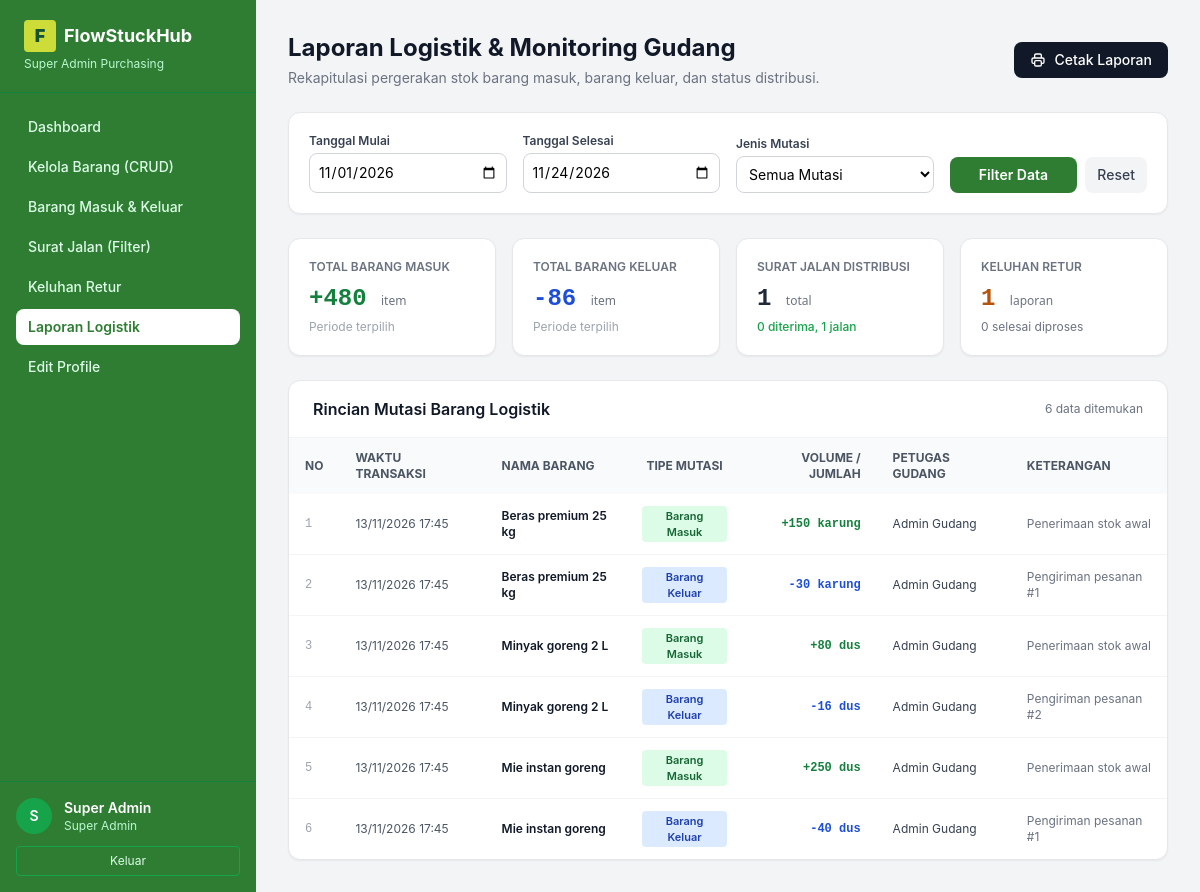
Screenshot of /super_admin/laporan.php (signed in) with the database file from the repository.
### tables this page shows
CREATE TABLE mutasi (
  id         INT AUTO_INCREMENT PRIMARY KEY,
  barang_id  INT          NOT NULL,
  user_id    INT          NOT NULL,
  jenis      ENUM('masuk','keluar') NOT NULL,
  jumlah     INT          NOT NULL,
  catatan    VARCHAR(255) NULL,
  created_at TIMESTAMP    DEFAULT CURRENT_TIMESTAMP,
  FOREIGN KEY (barang_id) REFERENCES barang(id) ON DELETE CASCADE,
  FOREIGN KEY (user_id)   REFERENCES users(id)
);

CREATE TABLE barang (
  id          INT AUTO_INCREMENT PRIMARY KEY,
  nama        VARCHAR(120) NOT NULL,
  deskripsi   TEXT         NULL,
  satuan      VARCHAR(30)  NOT NULL DEFAULT 'dus',
  stok        INT          NOT NULL DEFAULT 0,
  gambar      VARCHAR(255) NULL,
  created_at  TIMESTAMP    DEFAULT CURRENT_TIMESTAMP
);

CREATE TABLE users (
  id            INT AUTO_INCREMENT PRIMARY KEY,
  nama_lengkap  VARCHAR(100)  NOT NULL,
  email         VARCHAR(100)  NOT NULL UNIQUE,
  username      VARCHAR(50)   NOT NULL UNIQUE,
  password      VARCHAR(255)  NOT NULL,
  role          ENUM('user','admin','super_admin') NOT NULL DEFAULT 'user',
  alamat        VARCHAR(255)  NULL,
  no_hp         VARCHAR(20)   NULL,
  reset_token   VARCHAR(64)   NULL,
  reset_expires DATETIME      NULL,
  foto_profil   VARCHAR(255)  NULL,
  created_at    TIMESTAMP     DEFAULT CURRENT_TIMESTAMP
);

### includes/auth.php (called while the page is built, shortened)
<?php
function user() { return $_SESSION['user'] ?? null; }

### super_admin/laporan.php (the view, shortened to what this page needs)
<?php
require_once __DIR__ . '/../includes/auth.php';
$u = user();
$tgl_mulai   = $_GET['tgl_mulai'] ?? date('Y-m-01');
$tgl_selesai = $_GET['tgl_selesai'] ?? date('Y-m-d');
$jenis       = $_GET['jenis'] ?? 'semua';
$startDate = $tgl_mulai . ' 00:00:00';
$endDate   = $tgl_selesai . ' 23:59:59';
$stSummary = $pdo->prepare('
    SELECT
        COALESCE(SUM(CASE WHEN jenis = "masuk" THEN jumlah ELSE 0 END), 0) AS total_masuk,
        COALESCE(SUM(CASE WHEN jenis = "keluar" THEN jumlah ELSE 0 END), 0) AS total_keluar,
        COUNT(*) AS total_transaksi
    FROM mutasi
    WHERE created_at BETWEEN ? AND ?
');
$stSummary->execute([$startDate, $endDate]);
$summary = $stSummary->fetch();
$stSJ = $pdo->prepare('
    SELECT
        COUNT(*) AS total_sj,
        COALESCE(SUM(CASE WHEN status = "diterima" THEN 1 ELSE 0 END), 0) AS sj_diterima,
        COALESCE(SUM(CASE WHEN status = "dikirim" THEN 1 ELSE 0 END), 0) AS sj_dikirim
    FROM surat_jalan
    WHERE created_at BETWEEN ? AND ?
');
$stSJ->execute([$startDate, $endDate]);
$summarySJ = $stSJ->fetch();
$stRetur = $pdo->prepare('
    SELECT
        COUNT(*) AS total_retur,
        COALESCE(SUM(CASE WHEN status = "selesai" THEN 1 ELSE 0 END), 0) AS retur_selesai,
        COALESCE(SUM(CASE WHEN status = "baru" THEN 1 ELSE 0 END), 0) AS retur_baru
    FROM retur
    WHERE created_at BETWEEN ? AND ?
');
$stRetur->execute([$startDate, $endDate]);
$summaryRetur = $stRetur->fetch();
$sqlMutasi = '
    SELECT m.*, b.nama AS nama_barang, b.satuan, u.nama_lengkap AS nama_petugas
    FROM mutasi m
    JOIN barang b ON b.id = m.barang_id
    JOIN users u ON u.id = m.user_id
    WHERE m.created_at BETWEEN ? AND ?
';
$params = [$startDate, $endDate];
$sqlMutasi .= ' ORDER BY m.created_at DESC';
$stList = $pdo->prepare($sqlMutasi);
$stList->execute($params);
$rows = $stList->fetchAll();
?>
<!doctype html>
<html lang="id">
<head>
  <script src="https://cdn.tailwindcss.com"></script>
</head>
<body class="bg-gray-100 min-h-screen flex">
<aside class="w-64 min-h-screen flex flex-col flex-shrink-0 no-print" style="background:#2E7D32">
  <div class="px-6 py-5 border-b border-green-700">
    <a href="<?= BASE ?>dashboard.php" class="flex items-center gap-2 text-white font-bold text-lg no-underline">
      <span class="w-8 h-8 rounded flex items-center justify-center font-black text-green-900" style="background:#CDDC39">F</span>
      FlowStuckHub
    </a>
    <p class="text-green-200 text-xs mt-1">Super Admin Purchasing</p>
  </div>
  <nav class="flex-1 px-4 py-4 flex flex-col gap-1">
    <a href="<?= BASE ?>dashboard.php" class="flex items-center gap-2 px-3 py-2 rounded-lg text-sm font-medium text-green-100 hover:bg-green-700 transition">
      Dashboard
    </a>
    <a href="<?= BASE ?>super_admin/barang.php" class="flex items-center gap-2 px-3 py-2 rounded-lg text-sm font-medium text-green-100 hover:bg-green-700 transition">
      Kelola Barang (CRUD)
    </a>
    <a href="<?= BASE ?>admin/update-barang.php" class="flex items-center gap-2 px-3 py-2 rounded-lg text-sm font-medium text-green-100 hover:bg-green-700 transition">
      Barang Masuk & Keluar
    </a>
    <a href="<?= BASE ?>admin/surat-jalan.php" class="flex items-center gap-2 px-3 py-2 rounded-lg text-sm font-medium text-green-100 hover:bg-green-700 transition">
      Surat Jalan (Filter)
    </a>
    <a href="<?= BASE ?>super_admin/retur.php" class="flex items-center gap-2 px-3 py-2 rounded-lg text-sm font-medium text-green-100 hover:bg-green-700 transition">
      Keluhan Retur
    </a>
    <a href="<?= BASE ?>super_admin/laporan.php" class="flex items-center gap-2 px-3 py-2 rounded-lg text-sm font-semibold bg-white text-[#2E7D32] transition">
      Laporan Logistik
    </a>
    <a href="<?= BASE ?>profile.php" class="flex items-center gap-2 px-3 py-2 rounded-lg text-sm font-medium text-green-100 hover:bg-green-700 transition">
      Edit Profile
    </a>
  </nav>
  <div class="px-4 py-4 border-t border-green-700">
    <div class="flex items-center gap-3 mb-3">
      <span class="inline-flex items-center justify-center w-9 h-9 rounded-full bg-green-600 text-white font-semibold text-sm">
        <?= htmlspecialchars(mb_strtoupper(mb_substr($u['nama'] ?? 'S', 0, 1))) ?>
      </span>
      <div class="min-w-0">
        <p class="text-sm font-semibold text-white truncate"><?= htmlspecialchars($u['nama']) ?></p>
        <p class="text-xs text-green-200">Super Admin</p>
      </div>
    </div>
    <a href="<?= BASE ?>logout.php" class="block w-full text-center py-1.5 px-3 rounded text-xs text-green-100 border border-green-600 hover:bg-green-700 transition">
      Keluar
    </a>
  </div>
</aside>
<main class="flex-1 p-8 overflow-y-auto">
  <div class="max-w-6xl mx-auto">
    <div class="flex flex-col sm:flex-row items-start sm:items-center justify-between gap-4 mb-6 no-print">
      <div>
        <h1 class="text-2xl font-bold text-gray-900">Laporan Logistik & Monitoring Gudang</h1>
        <p class="text-sm text-gray-500 mt-1">Rekapitulasi pergerakan stok barang masuk, barang keluar, dan status distribusi.</p>
      </div>
      <button onclick="window.print()" class="inline-flex items-center gap-2 px-4 py-2 bg-gray-900 text-white text-sm font-medium rounded-lg hover:bg-gray-800 transition">
        Cetak Laporan
      </button>
    </div>
    <div class="bg-white p-5 rounded-xl shadow-sm border border-gray-200 mb-6 no-print">
      <form method="get" class="grid grid-cols-1 sm:grid-cols-4 gap-4 items-end">
        <div>
          <label class="block text-xs font-semibold text-gray-700 mb-1">Tanggal Mulai</label>
          <input type="date" name="tgl_mulai" value="<?= htmlspecialchars($tgl_mulai) ?>" class="w-full text-sm border border-gray-300 rounded-lg p-2 focus:ring-2 focus:ring-green-600 focus:outline-none">
        </div>
        <div>
          <label class="block text-xs font-semibold text-gray-700 mb-1">Tanggal Selesai</label>
          <input type="date" name="tgl_selesai" value="<?= htmlspecialchars($tgl_selesai) ?>" class="w-full text-sm border border-gray-300 rounded-lg p-2 focus:ring-2 focus:ring-green-600 focus:outline-none">
        </div>
        <div>
          <label class="block text-xs font-semibold text-gray-700 mb-1">Jenis Mutasi</label>
          <select name="jenis" class="w-full text-sm border border-gray-300 rounded-lg p-2 bg-white focus:ring-2 focus:ring-green-600 focus:outline-none">
            <option value="semua" <?= $jenis === 'semua' ? 'selected' : '' ?>>Semua Mutasi</option>
          </select>
        </div>
        <div class="flex gap-2">
          <button type="submit" class="w-full py-2 px-4 bg-[#2E7D32] text-white text-sm font-semibold rounded-lg hover:bg-green-800 transition">
            Filter Data
          </button>
          <a href="<?= BASE ?>super_admin/laporan.php" class="py-2 px-3 text-center bg-gray-100 text-gray-700 text-sm font-medium rounded-lg hover:bg-gray-200 transition">
            Reset
          </a>
        </div>
      </form>
    </div>
    <div class="grid grid-cols-1 sm:grid-cols-2 lg:grid-cols-4 gap-4 mb-6">
      <div class="bg-white p-5 rounded-xl shadow-sm border border-gray-200">
        <p class="text-xs font-semibold text-gray-500 uppercase">Total Barang Masuk</p>
        <p class="text-2xl font-bold text-green-700 mt-2 font-mono">+<?= number_format((float)$summary['total_masuk'], 0, ',', '.') ?> <span class="text-xs font-sans text-gray-500 font-normal">item</span></p>
        <p class="text-xs text-gray-400 mt-1">Periode terpilih</p>
      </div>
      <div class="bg-white p-5 rounded-xl shadow-sm border border-gray-200">
        <p class="text-xs font-semibold text-gray-500 uppercase">Total Barang Keluar</p>
        <p class="text-2xl font-bold text-blue-700 mt-2 font-mono">-<?= number_format((float)$summary['total_keluar'], 0, ',', '.') ?> <span class="text-xs font-sans text-gray-500 font-normal">item</span></p>
        <p class="text-xs text-gray-400 mt-1">Periode terpilih</p>
      </div>
      <div class="bg-white p-5 rounded-xl shadow-sm border border-gray-200">
        <p class="text-xs font-semibold text-gray-500 uppercase">Surat Jalan Distribusi</p>
        <p class="text-2xl font-bold text-gray-800 mt-2 font-mono"><?= (int)$summarySJ['total_sj'] ?> <span class="text-xs font-sans text-gray-500 font-normal">total</span></p>
        <p class="text-xs text-green-600 mt-1 font-medium"><?= (int)$summarySJ['sj_diterima'] ?> diterima, <?= (int)$summarySJ['sj_dikirim'] ?> jalan</p>
      </div>
      <div class="bg-white p-5 rounded-xl shadow-sm border border-gray-200">
        <p class="text-xs font-semibold text-gray-500 uppercase">Keluhan Retur</p>
        <p class="text-2xl font-bold text-amber-700 mt-2 font-mono"><?= (int)$summaryRetur['total_retur'] ?> <span class="text-xs font-sans text-gray-500 font-normal">laporan</span></p>
        <p class="text-xs text-gray-500 mt-1"><?= (int)$summaryRetur['retur_selesai'] ?> selesai diproses</p>
      </div>
    </div>
    <div class="bg-white rounded-xl shadow-sm border border-gray-200 overflow-hidden">
      <div class="px-6 py-4 border-b border-gray-100 flex items-center justify-between">
        <h2 class="text-base font-semibold text-gray-900">Rincian Mutasi Barang Logistik</h2>
        <span class="text-xs text-gray-500"><?= count($rows) ?> data ditemukan</span>
      </div>
      <div class="overflow-x-auto">
        <table class="w-full text-left text-sm">
          <thead class="bg-gray-50 text-gray-600 text-xs uppercase font-semibold">
            <tr>
              <th class="py-3 px-4">No</th>
              <th class="py-3 px-4">Waktu Transaksi</th>
              <th class="py-3 px-4">Nama Barang</th>
              <th class="py-3 px-4 text-center">Tipe Mutasi</th>
              <th class="py-3 px-4 text-right">Volume / Jumlah</th>
              <th class="py-3 px-4">Petugas Gudang</th>
              <th class="py-3 px-4">Keterangan</th>
            </tr>
          </thead>
          <tbody class="divide-y divide-gray-100 text-xs">
            <?php if ($rows): ?>
              <?php foreach ($rows as $idx => $r): ?>
                <tr class="hover:bg-gray-50">
                  <td class="py-3 px-4 text-gray-400 font-mono"><?= $idx + 1 ?></td>
                  <td class="py-3 px-4 whitespace-nowrap text-gray-600">
                    <?= htmlspecialchars(date('d/m/Y H:i', strtotime($r['created_at']))) ?>
                  </td>
                  <td class="py-3 px-4 font-semibold text-gray-900">
                    <?= htmlspecialchars($r['nama_barang']) ?>
                  </td>
                  <td class="py-3 px-4 text-center">
                    <?php if ($r['jenis'] === 'masuk'): ?>
                      <span class="inline-flex items-center px-2 py-0.5 rounded text-[11px] font-semibold bg-green-100 text-green-800">
                        Barang Masuk
                      </span>
                    <?php else: ?>
                      <span class="inline-flex items-center px-2 py-0.5 rounded text-[11px] font-semibold bg-blue-100 text-blue-800">
                        Barang Keluar
                      </span>
                    <?php endif; ?>
                  </td>
                  <td class="py-3 px-4 text-right font-mono font-bold <?= $r['jenis'] === 'masuk' ? 'text-green-700' : 'text-blue-700' ?>">
                    <?= ($r['jenis'] === 'masuk' ? '+' : '-') . number_format($r['jumlah']) . ' ' . htmlspecialchars($r['satuan']) ?>
                  </td>
                  <td class="py-3 px-4 text-gray-700">
                    <?= htmlspecialchars($r['nama_petugas']) ?>
                  </td>
                  <td class="py-3 px-4 text-gray-500">
                    <?= htmlspecialchars($r['catatan'] ?: '-') ?>
                  </td>
                </tr>
              <?php endforeach; ?>
            <?php else: ?>
              <tr>
                <td colspan="7" class="py-8 text-center text-gray-400">Tidak ada riwayat mutasi pada periode ini.</td>
              </tr>
            <?php endif; ?>
          </tbody>
        </table>
      </div>
    </div>
  </div>
</main>
</body>
</html>

### super_admin/laporan.php (style rules this page uses)
body { font-family: Inter, ui-sans-serif, system-ui, sans-serif; }

### rows the page displays
mutasi: created_at "13/11/2026 17:45", barang.nama "Beras premium 25 kg", jenis "Barang Masuk", jumlah "150", barang.satuan "karung", user.nama_lengkap "Admin Gudang", catatan "Penerimaan stok awal"
mutasi: created_at "13/11/2026 17:45", barang.nama "Beras premium 25 kg", jenis "Barang Keluar", jumlah "30", barang.satuan "karung", user.nama_lengkap "Admin Gudang", catatan "Pengiriman pesanan #1"
mutasi: created_at "13/11/2026 17:45", barang.nama "Minyak goreng 2 L", jenis "Barang Masuk", jumlah "80", barang.satuan "dus", user.nama_lengkap "Admin Gudang", catatan "Penerimaan stok awal"
mutasi: created_at "13/11/2026 17:45", barang.nama "Minyak goreng 2 L", jenis "Barang Keluar", jumlah "16", barang.satuan "dus", user.nama_lengkap "Admin Gudang", catatan "Pengiriman pesanan #2"
mutasi: created_at "13/11/2026 17:45", barang.nama "Mie instan goreng", jenis "Barang Masuk", jumlah "250", barang.satuan "dus", user.nama_lengkap "Admin Gudang", catatan "Penerimaan stok awal"
mutasi: created_at "13/11/2026 17:45", barang.nama "Mie instan goreng", jenis "Barang Keluar", jumlah "40", barang.satuan "dus", user.nama_lengkap "Admin Gudang", catatan "Pengiriman pesanan #1"

### other values shown
mb_strtoupper(mb_substr($u['nama'] ?? 'S', 0, 1)) "S"
$u['nama'] "Super Admin"
$summary['total_masuk'] "480"
$summary['total_keluar'] "86"
$summarySJ['total_sj'] "1"
$summarySJ['sj_diterima'] "0"
$summarySJ['sj_dikirim'] "1"
$summaryRetur['total_retur'] "1"
$summaryRetur['retur_selesai'] "0"
count($rows) "6"
